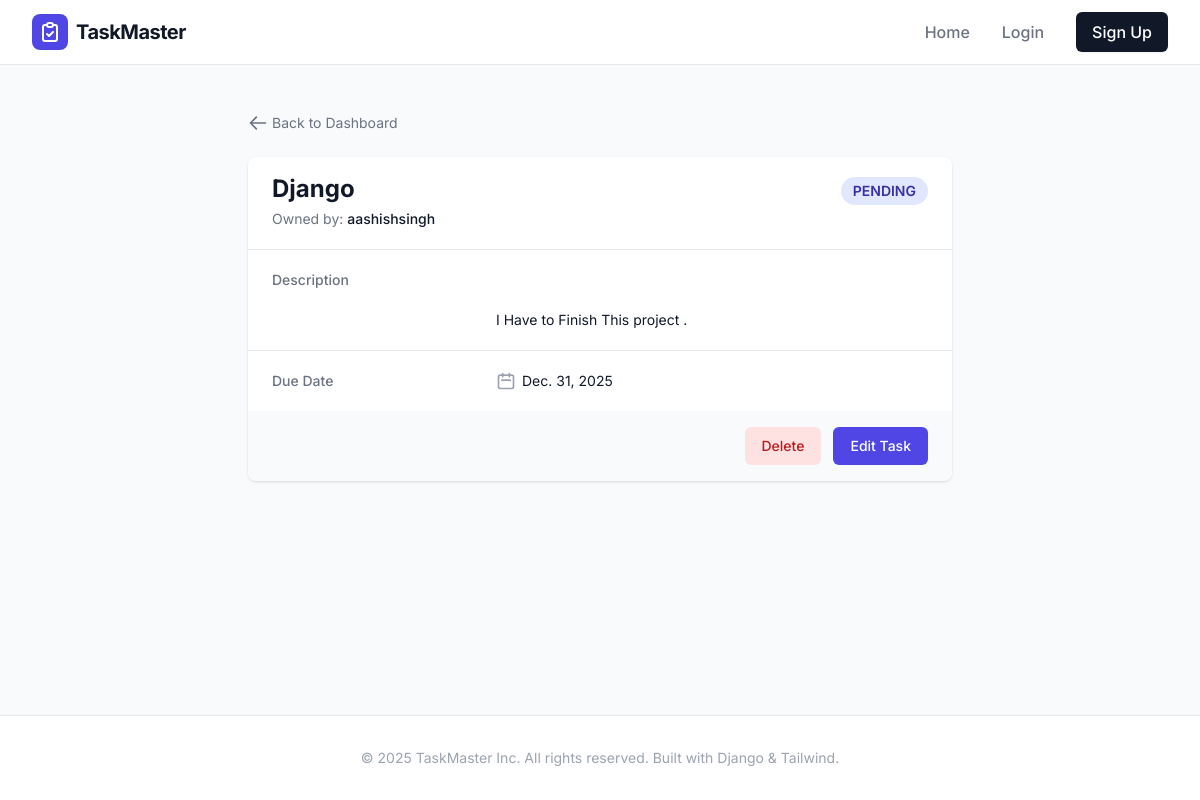
The page /task/2/ on the database its author committed.
### tasks/models.py (models this page shows, shortened)
class Tasks(models.Model):
    title=models.CharField(max_length=100)
    description=models.TextField()
    CHOICES=[
        ("PENDING",'Pending'),
        ('DONE','Done'),
        ('NOT_DONE','Not Done'),
    ]
    status=models.CharField(max_length=20,choices=CHOICES,default='PENDING')
    owner=models.ForeignKey(get_user_model(),on_delete=models.CASCADE)
    due_date=models.DateField(null=True,blank=True)
    """Get absolute is very useful. for the detail page if we ever
    change the url it automatically changes all the urls for it and we can use
    name.get_absolute_url in templates for easy url access
    """

### tasks/views.py (the view)
# urls.py: path('task/<int:pk>/',TaskDetailView.as_view(),name='task_detail'),
class TaskDetailView(DetailView):
    model=Tasks
    template_name='task_detail.html'
    context_object_name='task'

### Templates/task_detail.html
{% extends 'base.html' %}
{% block content %}
<div class="max-w-3xl mx-auto px-4 sm:px-6 lg:px-8 py-12">
    <div class="mb-6">
        <a href="{% url 'task' %}" class="flex items-center text-sm text-gray-500 hover:text-gray-700 transition">
            <svg class="mr-1 h-5 w-5" fill="none" viewBox="0 0 24 24" stroke="currentColor">
                <path stroke-linecap="round" stroke-linejoin="round" stroke-width="2" d="M10 19l-7-7m0 0l7-7m-7 7h18" />
            </svg>
            Back to Dashboard
        </a>
    </div>
    <div class="bg-white shadow overflow-hidden sm:rounded-lg">
        <div class="px-4 py-5 sm:px-6 flex justify-between items-start">
            <div>
                <h3 class="text-2xl font-bold leading-6 text-gray-900">
                    {{ task.title }}
                </h3>
                <p class="mt-2 max-w-2xl text-sm text-gray-500">
                    Owned by: <span class="font-medium text-gray-900">{{ task.owner }}</span>
                </p>
            </div>
            <span class="px-3 py-1 inline-flex text-sm leading-5 font-semibold rounded-full bg-indigo-100 text-indigo-800">
                {{ task.status }}
            </span>
        </div>
        <div class="border-t border-gray-200 px-4 py-5 sm:p-0">
            <dl class="sm:divide-y sm:divide-gray-200">
                <div class="py-4 sm:py-5 sm:grid sm:grid-cols-3 sm:gap-4 sm:px-6">
                    <dt class="text-sm font-medium text-gray-500">
                        Description
                    </dt>
                    <dd class="mt-1 text-sm text-gray-900 sm:mt-0 sm:col-span-2 whitespace-pre-line">
                        {{ task.description }}
                    </dd>
                </div>
                <div class="py-4 sm:py-5 sm:grid sm:grid-cols-3 sm:gap-4 sm:px-6">
                    <dt class="text-sm font-medium text-gray-500">
                        Due Date
                    </dt>
                    <dd class="mt-1 text-sm text-gray-900 sm:mt-0 sm:col-span-2">
                        <div class="flex items-center">
                            <svg class="flex-shrink-0 mr-1.5 h-5 w-5 text-gray-400" fill="none" viewBox="0 0 24 24" stroke="currentColor">
                                <path stroke-linecap="round" stroke-linejoin="round" stroke-width="2" d="M8 7V3m8 4V3m-9 8h10M5 21h14a2 2 0 002-2V7a2 2 0 00-2-2H5a2 2 0 00-2 2v12a2 2 0 002 2z" />
                            </svg>
                            {{ task.due_date }}
                        </div>
                    </dd>
                </div>
            </dl>
        </div>
        <div class="bg-gray-50 px-4 py-4 sm:px-6 flex justify-end space-x-3">
            <a href="{% url 'task_delete' task.pk %}" class="inline-flex items-center px-4 py-2 border border-transparent text-sm font-medium rounded-md text-red-700 bg-red-100 hover:bg-red-200 focus:outline-none focus:ring-2 focus:ring-offset-2 focus:ring-red-500">
                Delete
            </a>
            <a href="{% url 'task_edit' task.pk %}" class="inline-flex items-center px-4 py-2 border border-transparent text-sm font-medium rounded-md text-white bg-indigo-600 hover:bg-indigo-700 focus:outline-none focus:ring-2 focus:ring-offset-2 focus:ring-indigo-500">
                Edit Task
            </a>
        </div>
    </div>
</div>
{% endblock %}

### Templates/base.html (style rules this page uses)
body { font-family: 'Inter', sans-serif; }

### rows shown on the page
Tasks: title "Django", owner "aashishsingh", status "PENDING", description "I Have to Finish This project .", due_date "Dec. 31, 2025"
